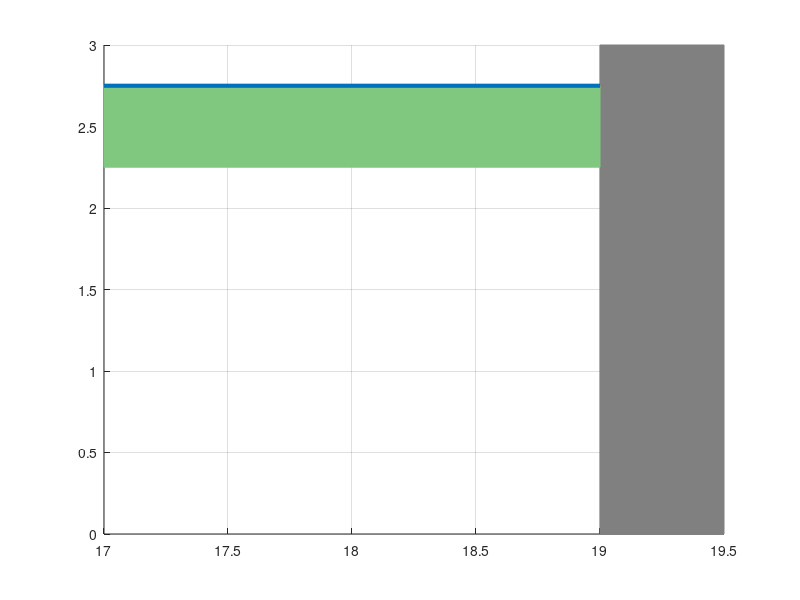

The MATLAB script that drew this image:
close all;
figure;grid;hold on;%axis([0 20 0 4]);
rectangle('Position',[19 0 0.5 3],'FaceColor',[0.5 0.5 0.5],'EdgeColor',[0.5 0.5 0.5]);
rectangle('Position',[17 2.25 2 0.5],'FaceColor',[0.5 0.78 0.5],'EdgeColor',[0.5 0.78 0.5]);
plot([17 19],[2.75 2.75],'LineWidth',3);